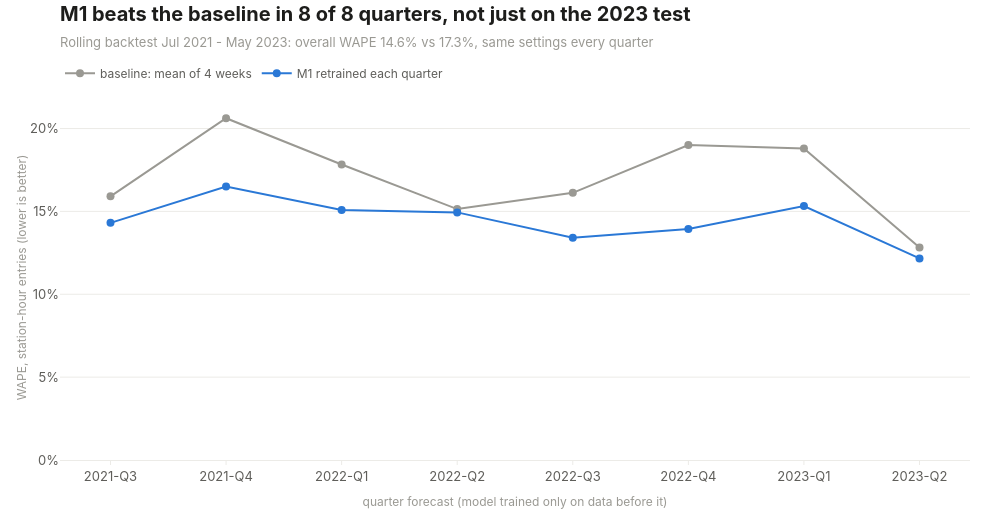

Write notebook code for a chart like this one.
### Code cell
labels = []
model_values = []
baseline_values = []
for fold in folds:
    labels.append(fold["fold"])
    model_values.append(fold_results.loc[fold["fold"], "M1 WAPE"])
    baseline_values.append(fold_results.loc[fold["fold"], "baseline WAPE"])

fig = go.Figure()
fig.add_trace(go.Scatter(
    x=labels, y=baseline_values, mode="lines+markers", name="baseline: mean of 4 weeks",
    line=dict(color=viz.MUTED, width=2), marker=dict(size=8),
    hovertemplate="%{x}: WAPE %{y:.1f}%<extra>baseline</extra>",
))
fig.add_trace(go.Scatter(
    x=labels, y=model_values, mode="lines+markers", name="M1 retrained each quarter",
    line=dict(color=viz.ACCENT, width=2), marker=dict(size=8),
    hovertemplate="%{x}: WAPE %{y:.1f}%<extra>M1</extra>",
))
fig.update_xaxes(title_text="quarter forecast (model trained only on data before it)")
fig.update_yaxes(title_text="WAPE, station-hour entries (lower is better)", ticksuffix="%", rangemode="tozero")

title = f"M1 beats the baseline in {wins} of {len(folds)} quarters, not just on the 2023 test"
subtitle = f"Rolling backtest Jul 2021 - May 2023: overall WAPE {overall_model:.1f}% vs {overall_baseline:.1f}%, same settings every quarter"
viz.titled(fig, title, subtitle)
viz.save(fig, "10_backtest_wape")
fig

### Figure 1 — Plotly figure (JSON) as saved in the notebook; plotly's stock layout.template omitted (floating-point values rounded to 4 significant figures)
{"data": [{"hovertemplate": "%{x}: WAPE %{y:.1f}%<extra>baseline</extra>", "line": {"color": "#9a9993", "width": 2}, "marker": {"size": 8}, "mode": "lines+markers", "name": "baseline: mean of 4 weeks", "type": "scatter", "x": ["2021-Q3", "2021-Q4", "2022-Q1", "2022-Q2", "2022-Q3", "2022-Q4", "2023-Q1", "2023-Q2"], "y": [15.91, 20.62, 17.83, 15.14, 16.12, 19, 18.79, 12.82]}, {"hovertemplate": "%{x}: WAPE %{y:.1f}%<extra>M1</extra>", "line": {"color": "#2a78d6", "width": 2}, "marker": {"size": 8}, "mode": "lines+markers", "name": "M1 retrained each quarter", "type": "scatter", "x": ["2021-Q3", "2021-Q4", "2022-Q1", "2022-Q2", "2022-Q3", "2022-Q4", "2023-Q1", "2023-Q2"], "y": [14.31, 16.5, 15.09, 14.94, 13.41, 13.94, 15.32, 12.16]}], "layout": {"height": 520, "title": {"text": "<b>M1 beats the baseline in 8 of 8 quarters, not just on the 2023 test</b><br><span style='font-size:13px;color:#9a9993'>Rolling backtest Jul 2021 - May 2023: overall WAPE 14.6% vs 17.3%, same settings every quarter</span>"}, "width": 1000, "xaxis": {"title": {"text": "quarter forecast (model trained only on data before it)"}}, "yaxis": {"rangemode": "tozero", "ticksuffix": "%", "title": {"text": "WAPE, station-hour entries (lower is better)"}}}}
